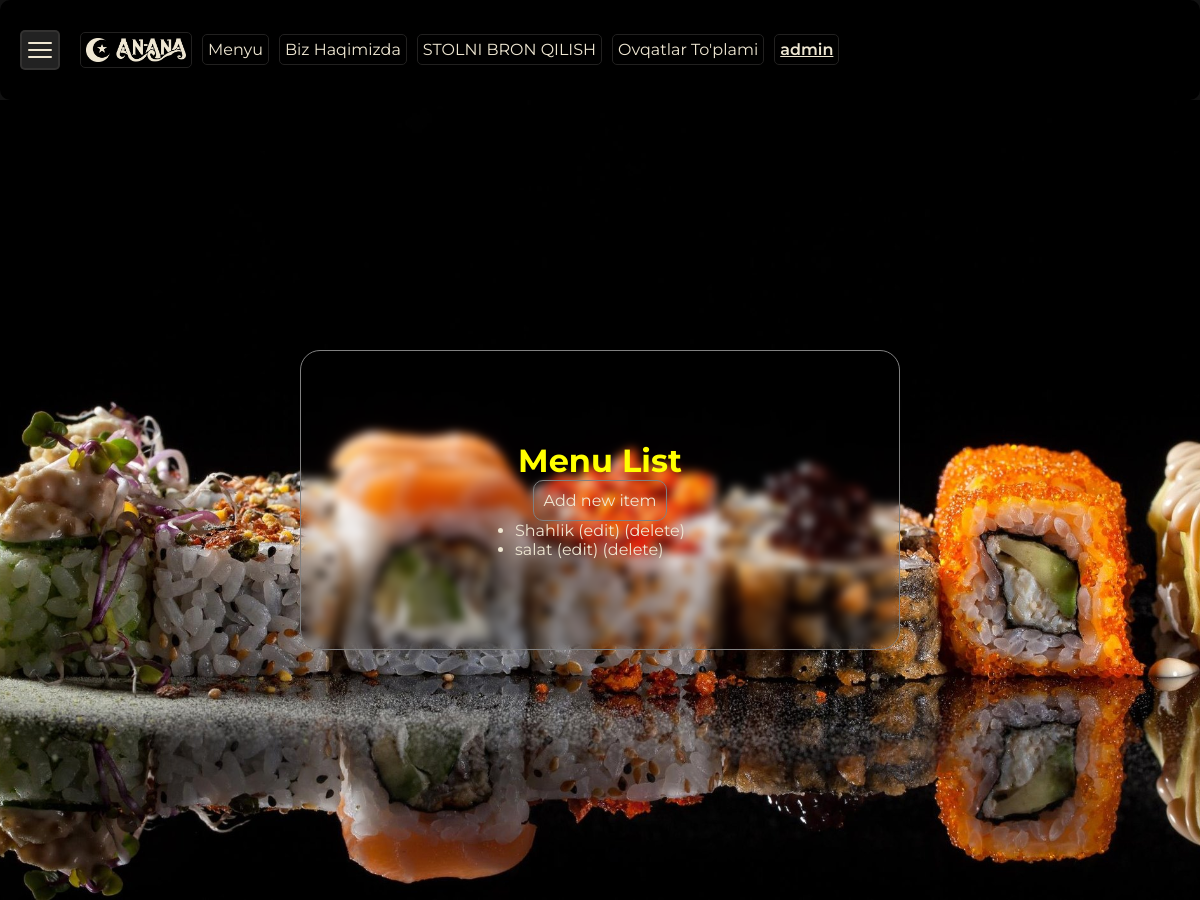
The app's page /menu/ (signed in), older data.
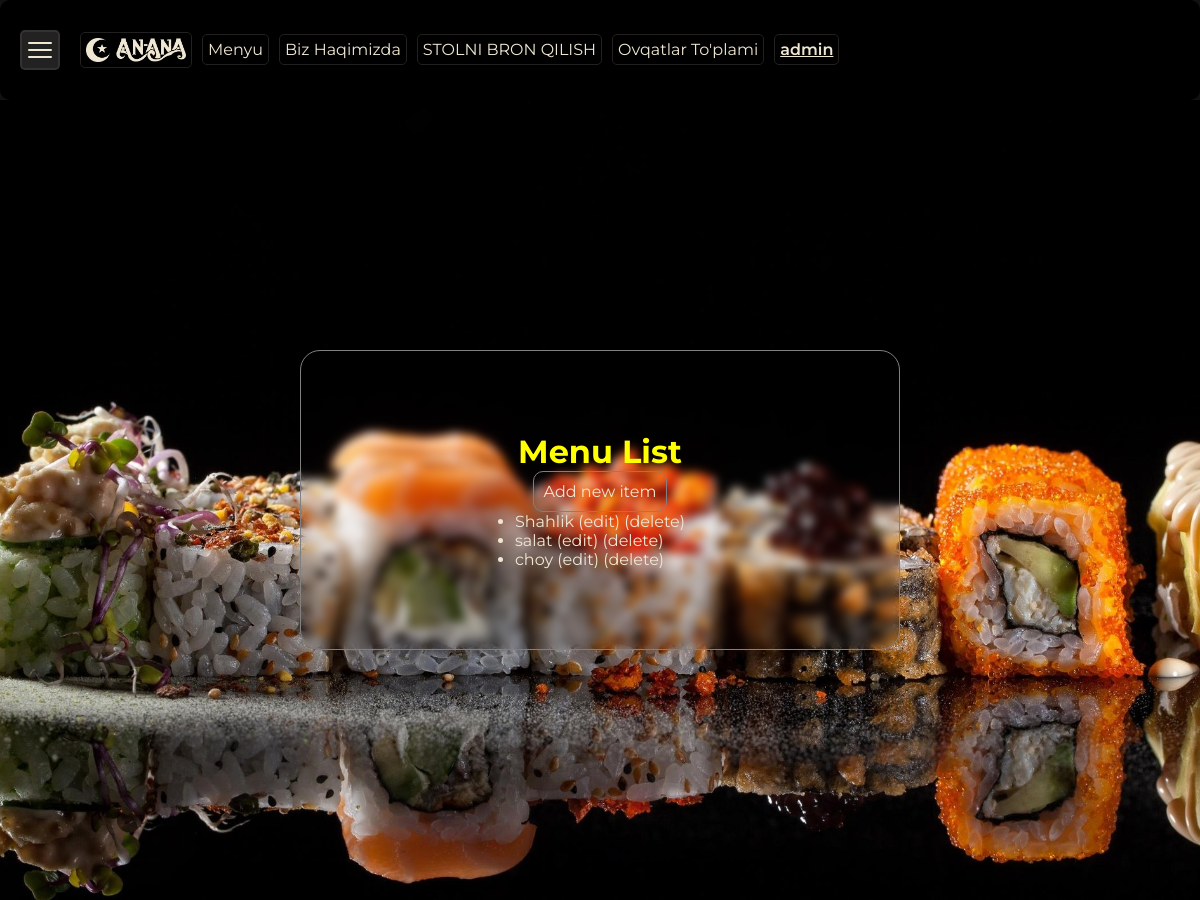
The same page, newer data.
### menu/models.py (models this page shows, shortened)
class MenuItem(models.Model):
    CHOICE_CATEGORY = [
        ('Hammasi','Hammasi'),
        ("Go'shtli","Go'shtli"),
        ('Salatlar','Salatlar'),
        ('Shirinlik','Shirinlik'),
        ('Ichimliklar','Ichimliklar')
    ]
    name = models.CharField(max_length=100)
    description = models.TextField()
    price = models.DecimalField(max_digits=5, decimal_places=2)
    available = models.BooleanField(default=True)
    category = models.CharField(max_length=15, choices=CHOICE_CATEGORY, default='Hammasi')
    image = models.ImageField(upload_to='media/', default='media/default.jpg')

### menu/views.py (the view)
# urls.py: path('', menu_list, name='menu_list'),
@login_required
def menu_list(request):
    items = MenuItem.objects.all()
    return render(request, 'menu/menu_list.html', {'items': items})

### menu/templates/menu/menu_list.html
{% extends 'base.html' %}
{% load static %}
{% block css %}
  <link rel="stylesheet" href="{% static 'css/crud_menu.css' %}" />
{% endblock %}
{% block content %}
    <div class="crud-main-1">
        <div class="main-crud">
            <h1 style="color: yellow;">Menu List</h1>
            {% if request.user.username == 'admin' %}
            <a class="add-new" href="{% url 'menu_create' %}">Add new item</a>
            {% endif %}
            <ul>
              {% for item in items %}
                <li>
                  <a href="{% url 'menu_detail' item.pk %}">{{ item.name }}</a>
                  (<a href="{% url 'menu_update' item.pk %}">edit</a>) (<a href="{% url 'menu_delete' item.pk %}">delete</a>)
                </li>
              {% endfor %}
            </ul>
          </div>
    </div>
{% endblock %}

Row changes from the older to the newer data that the page shows:
added MenuItem: name "choy"
